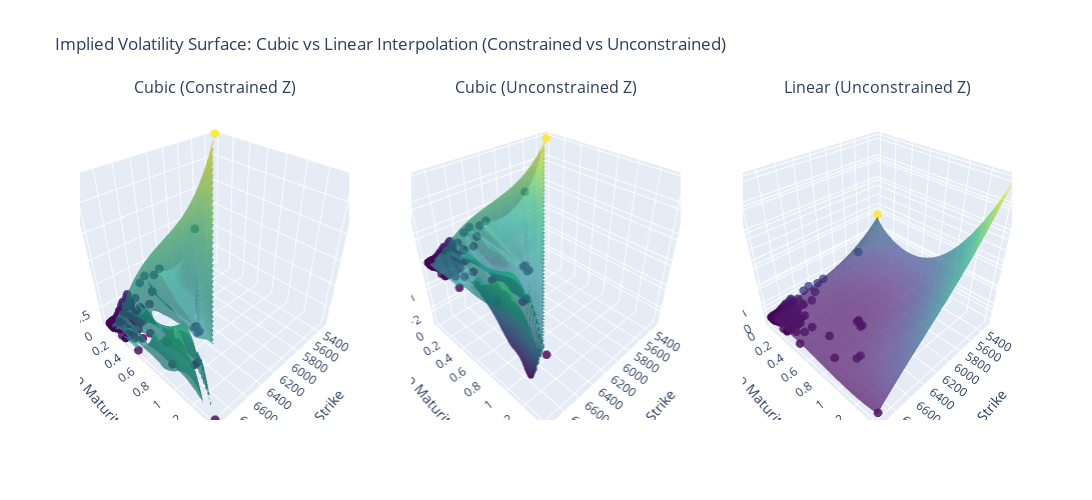

Write notebook code for a chart like this one.
### Markdown cell above
## Get Interpolation and Regression (as comparison)

### Code cell
interp,regres = get_interp(calls)
plot_two_interp(interp,regres,calls)

### Figure 1 — Plotly figure (JSON) as saved in the notebook; plotly's stock layout.template omitted (floating-point values rounded to 4 significant figures; data arrays with more than 128 entries replaced by an {"elided": "..."} marker saying what was removed)
{"data": [{"marker": {"color": {"elided": "317 float values"}, "colorscale": [[0, "#440154"], [0.1111, "#482878"], [0.2222, "#3e4989"], [0.3333, "#31688e"], [0.4444, "#26828e"], [0.5556, "#1f9e89"], [0.6667, "#35b779"], [0.7778, "#6ece58"], [0.8889, "#b5de2b"], [1, "#fde725"]], "opacity": 0.8, "size": 3}, "mode": "markers", "scene": "scene", "showlegend": false, "type": "scatter3d", "x": {"elided": "317 float values"}, "y": {"elided": "317 float values"}, "z": {"elided": "317 float values"}}, {"colorscale": [[0, "#440154"], [0.1111, "#482878"], [0.2222, "#3e4989"], [0.3333, "#31688e"], [0.4444, "#26828e"], [0.5556, "#1f9e89"], [0.6667, "#35b779"], [0.7778, "#6ece58"], [0.8889, "#b5de2b"], [1, "#fde725"]], "opacity": 0.7, "scene": "scene", "showlegend": false, "showscale": false, "type": "surface", "x": {"elided": "60x60 float values"}, "y": {"elided": "60x60 float values"}, "z": {"elided": "60x60 float values"}}, {"marker": {"color": {"elided": "317 float values"}, "colorscale": [[0, "#440154"], [0.1111, "#482878"], [0.2222, "#3e4989"], [0.3333, "#31688e"], [0.4444, "#26828e"], [0.5556, "#1f9e89"], [0.6667, "#35b779"], [0.7778, "#6ece58"], [0.8889, "#b5de2b"], [1, "#fde725"]], "opacity": 0.8, "size": 3}, "mode": "markers", "scene": "scene2", "showlegend": false, "type": "scatter3d", "x": {"elided": "317 float values"}, "y": {"elided": "317 float values"}, "z": {"elided": "317 float values"}}, {"colorscale": [[0, "#440154"], [0.1111, "#482878"], [0.2222, "#3e4989"], [0.3333, "#31688e"], [0.4444, "#26828e"], [0.5556, "#1f9e89"], [0.6667, "#35b779"], [0.7778, "#6ece58"], [0.8889, "#b5de2b"], [1, "#fde725"]], "opacity": 0.7, "scene": "scene2", "showlegend": false, "showscale": false, "type": "surface", "x": {"elided": "60x60 float values"}, "y": {"elided": "60x60 float values"}, "z": {"elided": "60x60 float values"}}, {"marker": {"color": {"elided": "317 float values"}, "colorscale": [[0, "#440154"], [0.1111, "#482878"], [0.2222, "#3e4989"], [0.3333, "#31688e"], [0.4444, "#26828e"], [0.5556, "#1f9e89"], [0.6667, "#35b779"], [0.7778, "#6ece58"], [0.8889, "#b5de2b"], [1, "#fde725"]], "opacity": 0.8, "size": 3}, "mode": "markers", "scene": "scene3", "showlegend": false, "type": "scatter3d", "x": {"elided": "317 float values"}, "y": {"elided": "317 float values"}, "z": {"elided": "317 float values"}}, {"colorscale": [[0, "#440154"], [0.1111, "#482878"], [0.2222, "#3e4989"], [0.3333, "#31688e"], [0.4444, "#26828e"], [0.5556, "#1f9e89"], [0.6667, "#35b779"], [0.7778, "#6ece58"], [0.8889, "#b5de2b"], [1, "#fde725"]], "opacity": 0.7, "scene": "scene3", "showlegend": false, "showscale": false, "type": "surface", "x": {"elided": "60x60 float values"}, "y": {"elided": "60x60 float values"}, "z": {"elided": "60x60 float values"}}], "layout": {"annotations": [{"font": {"size": 16}, "showarrow": false, "text": "Cubic (Constrained Z)", "x": 0.1444, "xanchor": "center", "xref": "paper", "y": 1, "yanchor": "bottom", "yref": "paper"}, {"font": {"size": 16}, "showarrow": false, "text": "Cubic (Unconstrained Z)", "x": 0.5, "xanchor": "center", "xref": "paper", "y": 1, "yanchor": "bottom", "yref": "paper"}, {"font": {"size": 16}, "showarrow": false, "text": "Linear (Unconstrained Z)", "x": 0.8556, "xanchor": "center", "xref": "paper", "y": 1, "yanchor": "bottom", "yref": "paper"}], "height": 500, "scene": {"domain": {"x": [0, 0.2889], "y": [0, 1]}, "xaxis": {"title": {"text": "Strike"}}, "yaxis": {"title": {"text": "Time to Maturity (years)"}}, "zaxis": {"range": [0.1019, 2.926], "title": {"text": "Implied Volatility"}}}, "scene2": {"domain": {"x": [0.3556, 0.6444], "y": [0, 1]}, "xaxis": {"title": {"text": "Strike"}}, "yaxis": {"title": {"text": "Time to Maturity (years)"}}, "zaxis": {"title": {"text": "Implied Volatility"}}}, "scene3": {"domain": {"x": [0.7111, 1], "y": [0, 1]}, "xaxis": {"title": {"text": "Strike"}}, "yaxis": {"title": {"text": "Time to Maturity (years)"}}, "zaxis": {"title": {"text": "Implied Volatility"}}}, "title": {"text": "Implied Volatility Surface: Cubic vs Linear Interpolation (Constrained vs Unconstrained)"}, "width": 1500}}
